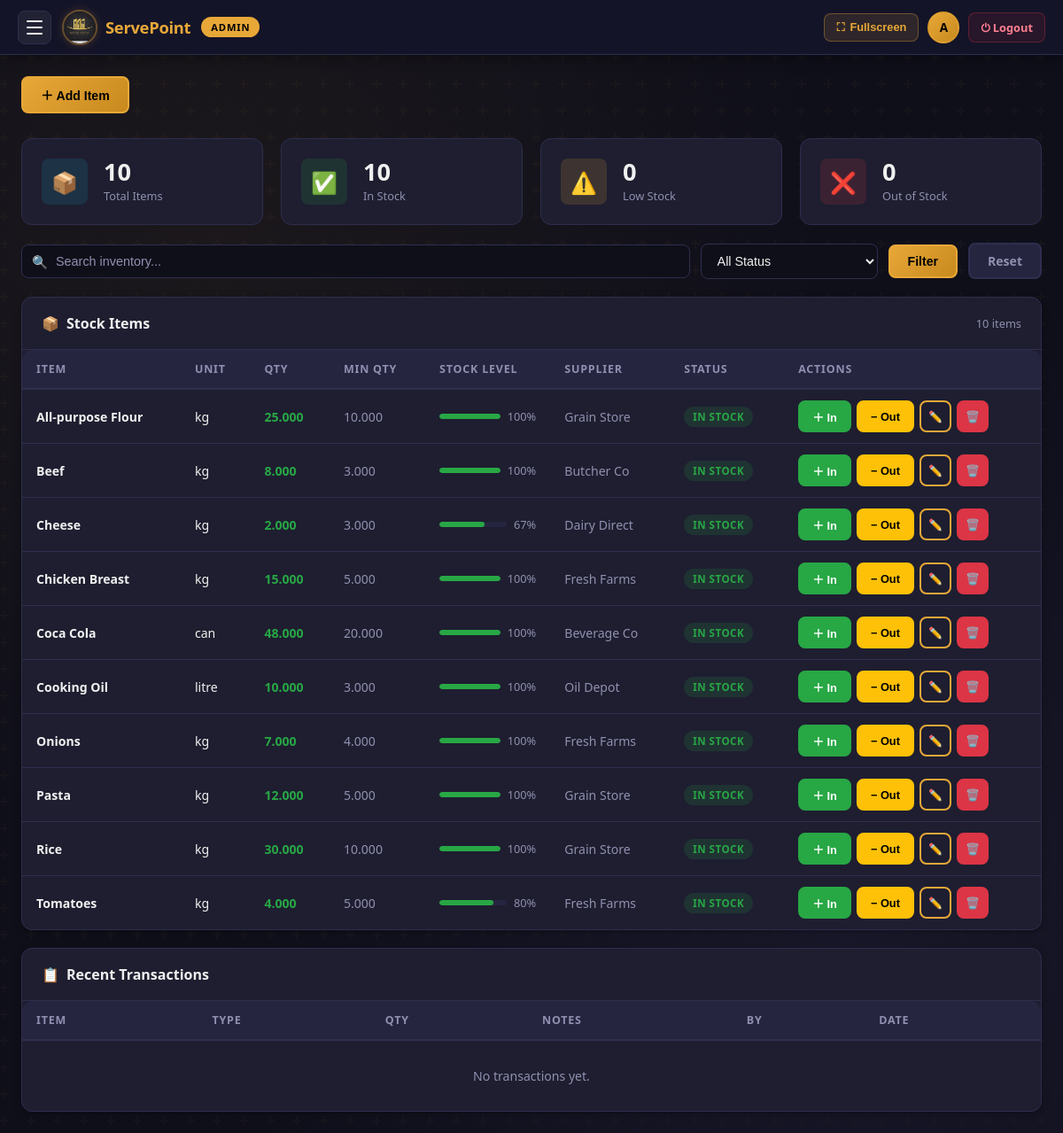
The app's page /inventory.php (signed in) with its own data.
### tables this page shows
CREATE TABLE IF NOT EXISTS inventory (
    id INT AUTO_INCREMENT PRIMARY KEY,
    item_name VARCHAR(150) NOT NULL,
    unit VARCHAR(50),
    quantity DECIMAL(10,3) DEFAULT 0,
    min_quantity DECIMAL(10,3) DEFAULT 5,
    cost_per_unit DECIMAL(10,2) DEFAULT 0.00,
    supplier VARCHAR(150),
    status ENUM('in_stock', 'low_stock', 'out_of_stock') DEFAULT 'in_stock',
    updated_at TIMESTAMP DEFAULT CURRENT_TIMESTAMP ON UPDATE CURRENT_TIMESTAMP
);

### auth.php (called while the page is built, shortened)
<?php
function currentUser() {
    return [
        'id'       => $_SESSION['user_id']   ?? null,
        'name'     => $_SESSION['user_name'] ?? 'Guest',
        'role'     => $_SESSION['user_role'] ?? 'cashier',
        'initials' => strtoupper(substr($_SESSION['user_name'] ?? 'G', 0, 1))
    ];
}
function isAdmin() {
    return ($_SESSION['user_role'] ?? '') === 'admin';
}
?>

### inventory.php (the view, shortened to what this page needs)
<?php
require_once 'includes/auth.php';
require_once 'db_config.php';
$search       = trim($_GET['q'] ?? '');
$where = '1=1';
$items = $conn->query("SELECT * FROM inventory WHERE $where ORDER BY status, item_name");
$statCounts = ['in_stock'=>0,'low_stock'=>0,'out_of_stock'=>0];
$statQ = $conn->query("SELECT status, COUNT(*) AS cnt FROM inventory GROUP BY status");
while ($r = $statQ->fetch_assoc()) $statCounts[$r['status']] = $r['cnt'];
$totalItems = array_sum($statCounts);
$transactions = $conn->query("
    SELECT it.*, i.item_name, i.unit, COALESCE(u.full_name,'—') AS user_name
    FROM inventory_transactions it
    JOIN inventory i ON it.inventory_id=i.id
    LEFT JOIN users u ON it.created_by=u.id
    ORDER BY it.created_at DESC LIMIT 20");
?>
<!DOCTYPE html>
<html lang="en">
<head>
  <link rel="stylesheet" href="/RestaurantPOS/assets/css/style.css">
</head>
<body class="pos-bg">
<?php include 'includes/navbar.php'; ?>
<div class="main-content">
  <div class="page-header">
    <?php if (isAdmin()): ?>
      <button class="btn btn-primary" onclick="openItemModal()">＋ Add Item</button>
    <?php endif; ?>
  </div>
  <div class="stats-grid" style="grid-template-columns:repeat(auto-fit,minmax(150px,1fr)); margin-bottom:20px;">
    <div class="stat-card"><div class="stat-icon blue">📦</div><div class="stat-info"><div class="stat-value"><?= $totalItems ?></div><div class="stat-label">Total Items</div></div></div>
    <div class="stat-card"><div class="stat-icon green">✅</div><div class="stat-info"><div class="stat-value"><?= $statCounts['in_stock'] ?></div><div class="stat-label">In Stock</div></div></div>
    <div class="stat-card"><div class="stat-icon orange">⚠️</div><div class="stat-info"><div class="stat-value"><?= $statCounts['low_stock'] ?></div><div class="stat-label">Low Stock</div></div></div>
    <div class="stat-card"><div class="stat-icon red">❌</div><div class="stat-info"><div class="stat-value"><?= $statCounts['out_of_stock'] ?></div><div class="stat-label">Out of Stock</div></div></div>
  </div>
  <div class="filter-bar">
    <form method="GET" style="display:contents;">
      <div class="search-box">
        <span class="search-icon">🔍</span>
        <input type="text" name="q" class="form-control" placeholder="Search inventory..." value="<?= htmlspecialchars($search) ?>">
      </div>
      <select name="status" class="form-control" style="max-width:200px;">
        <option value="">All Status</option>
      </select>
      <button class="btn btn-primary" type="submit">Filter</button>
      <a href="/RestaurantPOS/inventory.php" class="btn btn-ghost">Reset</a>
    </form>
  </div>
  <div class="card mb-3">
    <div class="card-header">
      <div class="card-title"><span class="icon">📦</span> Stock Items</div>
      <span class="text-muted fs-sm"><?= $items->num_rows ?> items</span>
    </div>
    <div class="table-wrapper">
      <table>
        <thead>
          <tr><th>Item</th><th>Unit</th><th>Qty</th><th>Min Qty</th><th>Stock Level</th><th>Supplier</th><th>Status</th><th>Actions</th></tr>
        </thead>
        <tbody>
          <?php if ($items->num_rows === 0): ?>
            <tr><td colspan="8" class="text-center text-muted" style="padding:40px;">No inventory items found.</td></tr>
          <?php else: ?>
            <?php while ($item = $items->fetch_assoc()):
              $pct = $item['min_quantity'] > 0 ? min(100, round(($item['quantity']/$item['min_quantity'])*100)) : 100;
              $pct = max($pct, 0);
              $barCls = $item['status'] === 'in_stock' ? 'high' : ($item['status'] === 'low_stock' ? 'medium' : 'low');
              $badge  = match($item['status']){'in_stock'=>'badge-success','low_stock'=>'badge-warning','out_of_stock'=>'badge-danger',default=>'badge-muted'};
              $statusLabel = match($item['status']){'in_stock'=>'In Stock','low_stock'=>'Low Stock','out_of_stock'=>'Out of Stock',default=>'Unknown'};
            ?>
              <tr>
                <td data-label="Item"><strong><?= htmlspecialchars($item['item_name']) ?></strong></td>
                <td data-label="Unit"><?= htmlspecialchars($item['unit']) ?></td>
                <td data-label="Qty" class="fw-bold <?= $item['status']==='out_of_stock'?'text-danger':($item['status']==='low_stock'?'text-warning':'text-success') ?>">
                  <?= number_format($item['quantity'],3) ?>
                </td>
                <td data-label="Min Qty" class="text-muted"><?= number_format($item['min_quantity'],3) ?></td>
                <td data-label="Stock Level" style="min-width:120px;">
                  <div class="stock-level">
                    <div class="stock-bar">
                      <div class="stock-fill <?= $barCls ?>" style="width:<?= min(100,$pct) ?>%"></div>
                    </div>
                    <span class="fs-sm text-muted"><?= $pct ?>%</span>
                  </div>
                </td>
                <td data-label="Supplier" class="text-muted"><?= htmlspecialchars($item['supplier'] ?: '—') ?></td>
                <td data-label="Status"><span class="badge <?= $badge ?>"><?= $statusLabel ?></span></td>
                <td data-label="Actions">
                  <div class="d-flex gap-1">
                    <button class="btn btn-success btn-sm" onclick="openStockModal(<?= $item['id'] ?>,'<?= addslashes($item['item_name']) ?>','<?= $item['unit'] ?>','in')">＋ In</button>
                    <button class="btn btn-warning btn-sm" onclick="openStockModal(<?= $item['id'] ?>,'<?= addslashes($item['item_name']) ?>','<?= $item['unit'] ?>','out')">− Out</button>
                    <?php if (isAdmin()): ?>
                      <button class="btn btn-outline btn-sm btn-icon-only" onclick="editItem(<?= htmlspecialchars(json_encode($item)) ?>)" title="Edit">✏️</button>
                      <form method="POST" style="display:inline;" onsubmit="return confirm('Delete this item?')">
                        <button class="btn btn-danger btn-sm btn-icon-only">🗑️</button>
                      </form>
                    <?php endif; ?>
                  </div>
                </td>
              </tr>
            <?php endwhile; ?>
          <?php endif; ?>
        </tbody>
      </table>
    </div>
  </div>
  <div class="card" style="margin-top:20px;">
    <div class="card-header"><div class="card-title"><span class="icon">📋</span> Recent Transactions</div></div>
    <div class="table-wrapper">
      <table>
        <thead><tr><th>Item</th><th>Type</th><th>Qty</th><th>Notes</th><th>By</th><th>Date</th></tr></thead>
        <tbody>
          <?php if ($transactions->num_rows === 0): ?>
            <tr><td colspan="6" class="text-center text-muted" style="padding:30px;">No transactions yet.</td></tr>
          <?php endif; ?>
        </tbody>
      </table>
    </div>
  </div>
</div>
</body>
</html>

### navbar.php (shortened to what this page needs)
<?php
require_once __DIR__ . '/auth.php';
require_once __DIR__ . '/../db_config.php';
$user        = currentUser();
$role        = $user['role'];
$notificationStatus = 'pending';
try {
    $res = $conn->query("SELECT COUNT(*) as cnt FROM orders WHERE status='" . $conn->real_escape_string($notificationStatus) . "'");
} catch(Exception $e) {}
$roleBadge = match($role) {
    'admin'   => ['bg'=>'#e8a838','color'=>'#000','label'=>'Admin'],
    'cashier' => ['bg'=>'#17a2b8','color'=>'#fff','label'=>'Cashier'],
    'kitchen' => ['bg'=>'#28a745','color'=>'#fff','label'=>'Kitchen'],
    default   => ['bg'=>'#9090b0','color'=>'#fff','label'=>ucfirst($role)],
};
?>
<nav class="top-navbar">
  <div class="nb-left">
    <button class="nb-ham" id="nbHam" onclick="nbToggle()">
      <span></span><span></span><span></span>
    </button>
    <a href="/RestaurantPOS/<?= match($role) {
      'kitchen' => 'kitchen_display.php',
      'cashier' => 'cashier.php',
      default   => 'dashboard.php'
    } ?>" class="nb-brand">
      <img src="/RestaurantPOS/loo.JPG" class="nb-logo" alt="Logo">
      <span class="nb-name">ServePoint</span>
    </a>
    <span class="nb-role"><?= $roleBadge['label'] ?></span>
  </div>
  <div class="nb-right">
    <button type="button" class="nb-fs" id="nbFsBtn" onclick="posToggleFullscreen()" title="Toggle Full Screen (Hides Chrome Search & Nav Bar)">
    </button>
    <div class="nb-av"><?= htmlspecialchars($user['initials']) ?></div>
    <a href="/RestaurantPOS/logout.php" class="nb-out">⏻ Logout</a>
  </div>
</nav>

### records on screen
inventory: item_name "All-purpose Flour", unit "kg", quantity "25.000", min_quantity "10.000", pct "100", supplier "Grain Store", status "IN STOCK"
inventory: item_name "Beef", unit "kg", quantity "8.000", min_quantity "3.000", pct "100", supplier "Butcher Co", status "IN STOCK"
inventory: item_name "Cheese", unit "kg", quantity "2.000", min_quantity "3.000", pct "67", supplier "Dairy Direct", status "IN STOCK"
inventory: item_name "Chicken Breast", unit "kg", quantity "15.000", min_quantity "5.000", pct "100", supplier "Fresh Farms", status "IN STOCK"
inventory: item_name "Coca Cola", unit "can", quantity "48.000", min_quantity "20.000", pct "100", supplier "Beverage Co", status "IN STOCK"
inventory: item_name "Cooking Oil", unit "litre", quantity "10.000", min_quantity "3.000", pct "100", supplier "Oil Depot", status "IN STOCK"
inventory: item_name "Onions", unit "kg", quantity "7.000", min_quantity "4.000", pct "100", supplier "Fresh Farms", status "IN STOCK"
inventory: item_name "Pasta", unit "kg", quantity "12.000", min_quantity "5.000", pct "100", supplier "Grain Store", status "IN STOCK"
inventory: item_name "Rice", unit "kg", quantity "30.000", min_quantity "10.000", pct "100", supplier "Grain Store", status "IN STOCK"
inventory: item_name "Tomatoes", unit "kg", quantity "4.000", min_quantity "5.000", pct "80", supplier "Fresh Farms", status "IN STOCK"

### other values on screen
$roleBadge['label'] "ADMIN"
$user['initials'] "A"
$totalItems "10"
$statCounts['in_stock'] "10"
$statCounts['low_stock'] "0"
$statCounts['out_of_stock'] "0"
$items->num_rows "10"
